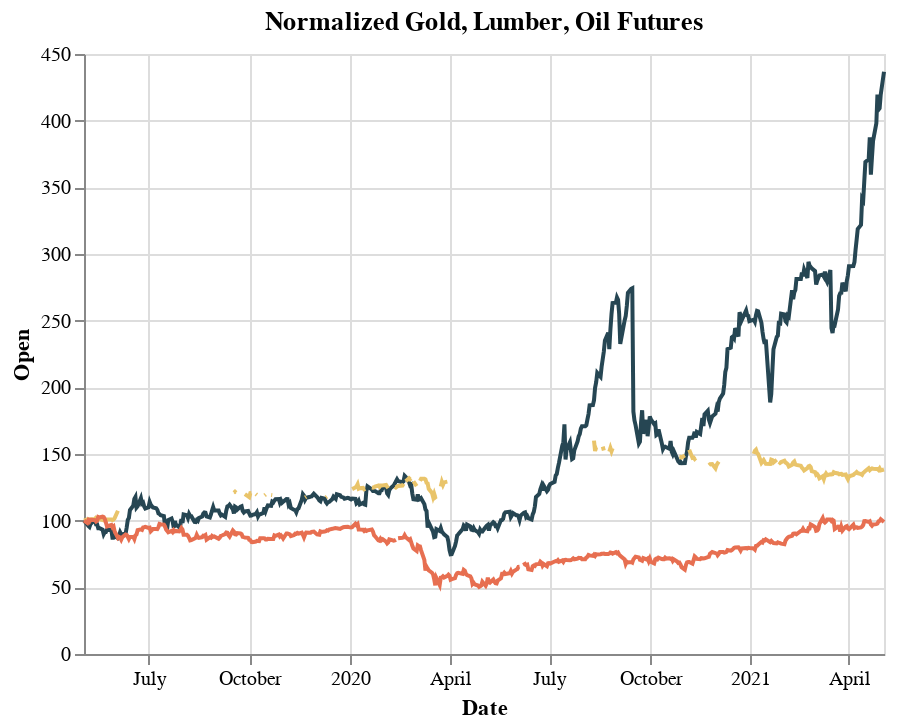

Notebook cell for this chart:
### Code cell
alt.layer(chart_lumber, chart_gold, chart_oil).properties(
    title = 'Normalized Gold, Lumber, Oil Futures'
)

### Figure 1 — Vega-Lite specification as saved in the notebook (floating-point values rounded to 4 significant figures; data arrays with more than 128 entries replaced by an {"elided": "..."} marker saying what was removed)
{"config": {"view": {"continuousWidth": 400, "continuousHeight": 300}}, "layer": [{"data": {"name": "data-eba47c3c6a9b4c7842d29fb7408f26ab"}, "mark": {"type": "line", "stroke": "#264653"}, "encoding": {"x": {"type": "temporal", "field": "Date"}, "y": {"type": "quantitative", "field": "Open"}}}, {"data": {"name": "data-65883e5821686806eda730369de166f4"}, "mark": {"type": "line", "stroke": "#e9c46a"}, "encoding": {"x": {"type": "temporal", "field": "Date"}, "y": {"type": "quantitative", "field": "Open"}}}, {"data": {"name": "data-95f97dae1e42f8d0cb55a68d4b0091d8"}, "mark": {"type": "line", "stroke": "#e76f51"}, "encoding": {"x": {"type": "temporal", "field": "Date"}, "y": {"type": "quantitative", "field": "Open"}}}], "title": "Normalized Gold, Lumber, Oil Futures", "$schema": "https://vega.github.io/schema/vega-lite/v4.8.1.json", "datasets": {"data-eba47c3c6a9b4c7842d29fb7408f26ab": {"elided": "504 records"}, "data-65883e5821686806eda730369de166f4": {"elided": "504 records"}, "data-95f97dae1e42f8d0cb55a68d4b0091d8": {"elided": "504 records"}}}
